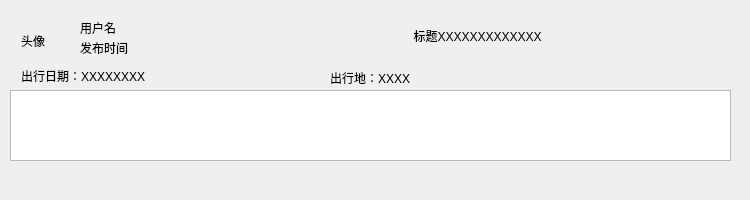
<?xml version="1.0" encoding="UTF-8"?>
<ui version="4.0">
 <class>Rizhi</class>
 <widget class="QWidget" name="Rizhi">
  <property name="geometry">
   <rect>
    <x>0</x>
    <y>0</y>
    <width>750</width>
    <height>200</height>
   </rect>
  </property>
  <property name="minimumSize">
   <size>
    <width>750</width>
    <height>200</height>
   </size>
  </property>
  <property name="maximumSize">
   <size>
    <width>750</width>
    <height>200</height>
   </size>
  </property>
  <property name="windowTitle">
   <string>Form</string>
  </property>
  <widget class="QWidget" name="widget" native="true">
   <property name="geometry">
    <rect>
     <x>10</x>
     <y>10</y>
     <width>721</width>
     <height>84</height>
    </rect>
   </property>
   <widget class="QLabel" name="label_3">
    <property name="geometry">
     <rect>
      <x>70</x>
      <y>30</y>
      <width>60</width>
      <height>16</height>
     </rect>
    </property>
    <property name="text">
     <string>发布时间</string>
    </property>
   </widget>
   <widget class="QLabel" name="label_2">
    <property name="geometry">
     <rect>
      <x>70</x>
      <y>10</y>
      <width>45</width>
      <height>16</height>
     </rect>
    </property>
    <property name="text">
     <string>用户名</string>
    </property>
   </widget>
   <widget class="QLabel" name="label">
    <property name="geometry">
     <rect>
      <x>11</x>
      <y>11</y>
      <width>40</width>
      <height>40</height>
     </rect>
    </property>
    <property name="minimumSize">
     <size>
      <width>40</width>
      <height>40</height>
     </size>
    </property>
    <property name="maximumSize">
     <size>
      <width>40</width>
      <height>40</height>
     </size>
    </property>
    <property name="text">
     <string>头像</string>
    </property>
   </widget>
   <widget class="QToolButton" name="toolbtn_title">
    <property name="geometry">
     <rect>
      <x>247</x>
      <y>10</y>
      <width>441</width>
      <height>31</height>
     </rect>
    </property>
    <property name="text">
     <string>标题XXXXXXXXXXXXX</string>
    </property>
    <property name="autoRaise">
     <bool>true</bool>
    </property>
   </widget>
   <widget class="QLabel" name="label_4">
    <property name="geometry">
     <rect>
      <x>11</x>
      <y>58</y>
      <width>139</width>
      <height>16</height>
     </rect>
    </property>
    <property name="text">
     <string>出行日期：XXXXXXXX</string>
    </property>
   </widget>
   <widget class="QLabel" name="label_5">
    <property name="geometry">
     <rect>
      <x>320</x>
      <y>60</y>
      <width>92</width>
      <height>16</height>
     </rect>
    </property>
    <property name="text">
     <string>出行地：XXXX</string>
    </property>
   </widget>
  </widget>
  <widget class="QTextEdit" name="textEdit">
   <property name="geometry">
    <rect>
     <x>10</x>
     <y>90</y>
     <width>721</width>
     <height>71</height>
    </rect>
   </property>
  </widget>
 </widget>
 <resources/>
 <connections/>
</ui>
